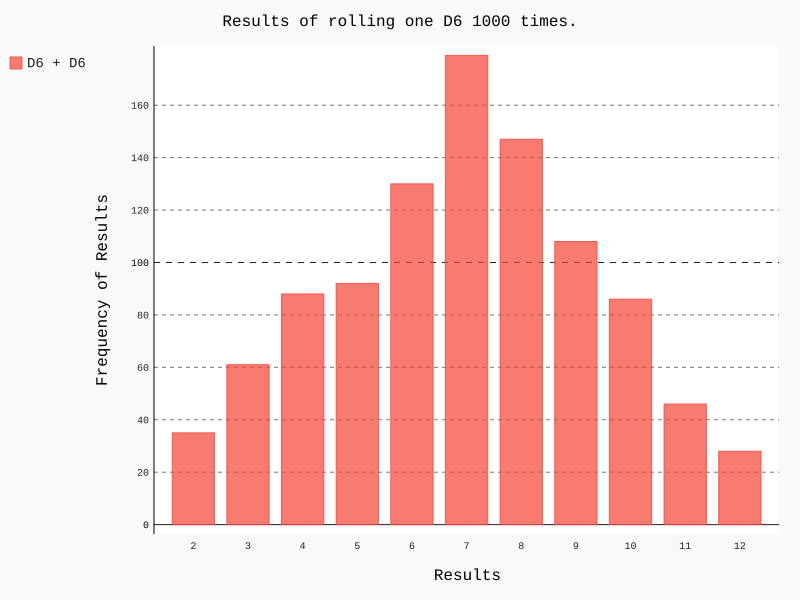

The script that drew this image:
#coding=utf-8

import pygal
from die import Die

# 创建两个D6
die_1 = Die()
die_2 = Die()

# 掷几次骰子，并将结果存储在一个列表中
results = []
for roll_num in range(1000):
    result = die_1.roll() + die_2.roll()
    results.append(result)

# 分析结果
frequencies = []
max_result = die_1.num_sides + die_2.num_sides
for value in range(2, max_result+1):
    frequency = results.count(value)
    frequencies.append(frequency)

# 对结果进行可视化分析
hist = pygal.Bar()

hist.title = "Results of rolling one D6 1000 times."
hist.x_labels = []
for i in range(2, 13):
    hist.x_labels.append(str(i))
hist.x_title = "Results"
hist.y_title = "Frequency of Results"

hist.add('D6 + D6', frequencies)
hist.render_to_file('die_visual.svg')
